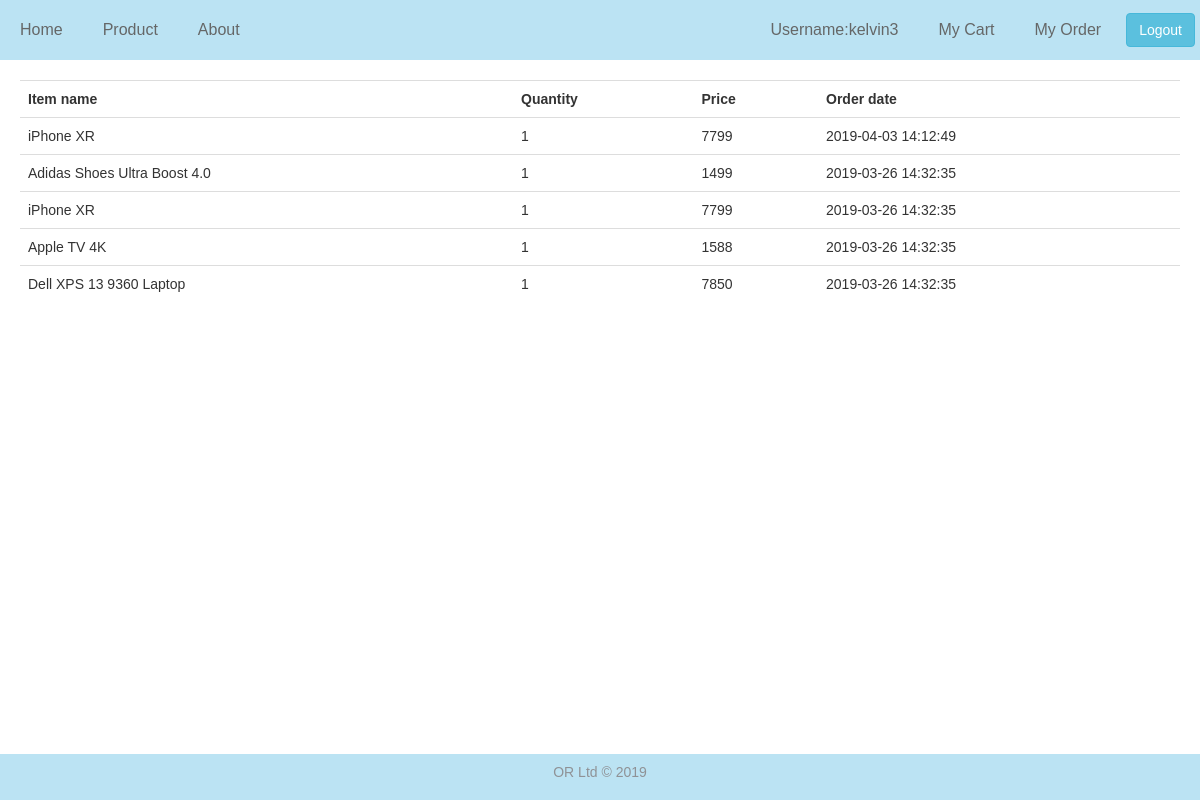
Screenshot of /myOrder.php (signed in) with the database file from the repository.
### tables this page shows
CREATE TABLE IF NOT EXISTS `Cart` (
  `Customer_id` char(5) NOT NULL,
  `item_id` char(5) NOT NULL,
  `quantity` int(5) NOT NULL,
  `price` int(5) NOT NULL,
  `Order_date` datetime NOT NULL
);

CREATE TABLE IF NOT EXISTS `Item` (
  `item_id` char(5) NOT NULL,
  `item_name` varchar(80) NOT NULL,
  `description` varchar(500) NOT NULL,
  `price` int(5) NOT NULL,
  `img_dir` varchar(255) DEFAULT NULL,
  `inventory_no` int(11) NOT NULL,
  `manufacturer_id` char(5) NOT NULL,
  PRIMARY KEY (`item_id`)
);

### myOrder.php (the view, shortened to what this page needs)
<?php
    require_once 'connect.php';
?>
<!DOCTYPE html>
<html lang="en">
 <head>
<link rel="stylesheet" href="css/bootstrap.min.css" type="text/css"/>
<link rel="stylesheet" href="css/mystyle.css" type="text/css"/>
</head>
<body>
<nav class="nav navbar-default ">
<ul class="nav navbar-nav">
<li><a href="index2.php">Home</a></li>
<li><a href="product.php">Product</a></li>
<li><a href="about.php">About</a></li>
</ul>
<ul class="nav navbar-nav navbar-right">
<li><a href="reset_pwd.php"><?php echo "Username:".$_SESSION['username']; ?> </a></li>
<li><a href="shoppingCart.php">My Cart</a></li>
<li><a href="myOrder.php">My Order</a></li>
<li>  <button class="btn btn-info navbar-btn"  onclick="window.location.href = 'logout.php';">Logout</button> </li>
</ul>
</nav>
<div class="container">
<div class="row">
<table class="table">
<?php
    $cname = $_SESSION['username'];
    $sql = "SELECT Customer_id FROM User WHERE Username = '$cname'";
    $run = mysqli_fetch_assoc(mysqli_query($conn, $sql));
    $customerid = $run['Customer_id'];
    $sql2 = "SELECT b.item_name, a.quantity, a.price, a.Order_date FROM Cart a, Item b WHERE b.item_id = a.item_id AND a.Customer_id = '$customerid'";
    $result = mysqli_query($conn, $sql2);
    if (mysqli_num_rows($result) > 0) {
?>
<tr>
<th>Item name</th>
<th>Quantity</th>
<th>Price</th>
<th>Order date</th>
</tr>
<?php
        while($row = mysqli_fetch_assoc($result)) {
?>
<tr>
<td><?php echo $row['item_name'];?></td>
<td><?php echo $row['quantity'];?></td>
<td><?php echo $row['price'];?></td>
<td><?php echo $row['Order_date'];?></td>
</tr>
<?php
    }
    }
    else {
        echo "You have no order." ;
    }
    ?>
</table>
</div>
</div>
<div class="footer">
<div class="company-name"><p>OR Ltd &copy; 2019</p></div>
</div>
</body>
</html>

### css/mystyle.css (style rules this page uses)
* { margin:0px 0px 0px 0px; padding:auto; }
.nav ul { list-style:none; text-align:center; padding:0; margin:0; }
.nav li { display:inline-block; font-size:16px; padding:5px; }
.navbar-default { background-color: #bbe3f3; border-color: #c3edf1; }
.navbar-default .navbar-nav > li > a { color: #656767; }
.container { padding: 20px; }
* { box-sizing: border-box }
body { font-family: Verdana, sans-serif; margin:0 }
.footer { position: fixed; left: 0; bottom: 0; width: 100%; padding: 10px; background-color:#bbe3f3; text-align: center; font: bold 16px sans-serif; }
.footer .company-name { color: #8f9296; font-size: 14px; font-weight: normal; margin: 0; }

### rows the page displays
cart: item.item_name "iPhone XR", quantity "1", price "7799", Order_date "2019-04-03 14:12:49"
cart: item.item_name "Adidas Shoes Ultra Boost 4.0", quantity "1", price "1499", Order_date "2019-03-26 14:32:35"
cart: item.item_name "iPhone XR", quantity "1", price "7799", Order_date "2019-03-26 14:32:35"
cart: item.item_name "Apple TV 4K", quantity "1", price "1588", Order_date "2019-03-26 14:32:35"
cart: item.item_name "Dell XPS 13 9360 Laptop", quantity "1", price "7850", Order_date "2019-03-26 14:32:35"

### other values shown
$_SESSION['username'] "kelvin3"
